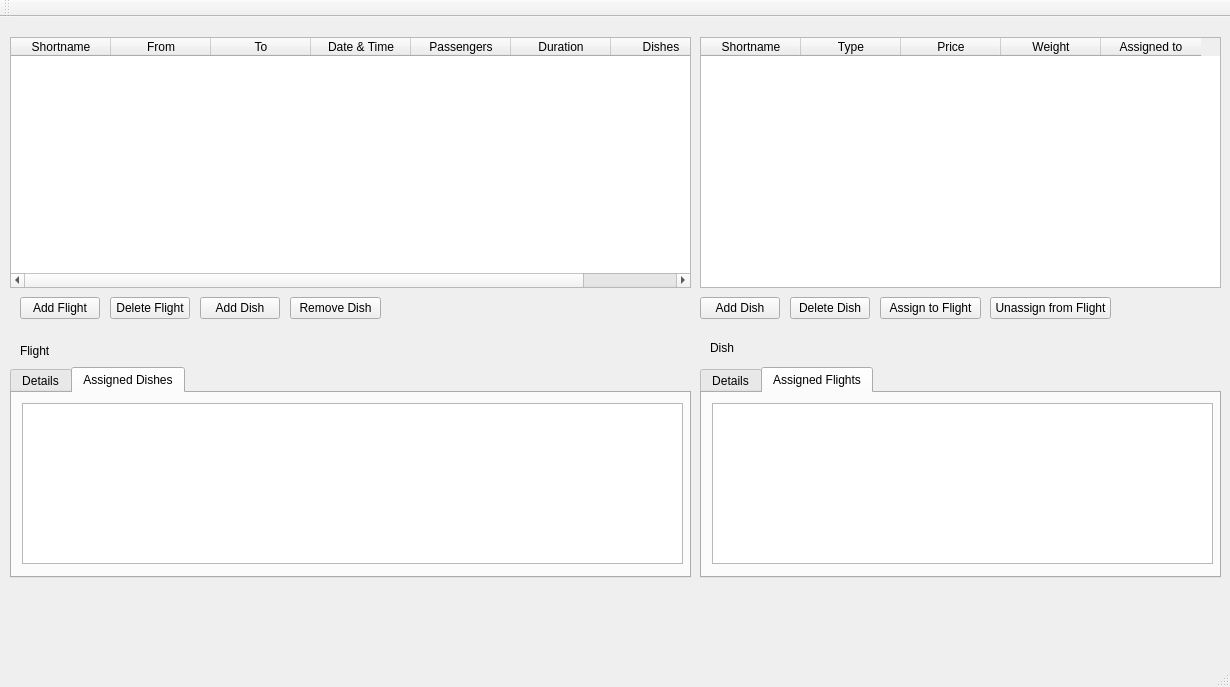
<?xml version="1.0" encoding="UTF-8"?>
<ui version="4.0">
 <class>MainWindow</class>
 <widget class="QMainWindow" name="MainWindow">
  <property name="geometry">
   <rect>
    <x>0</x>
    <y>0</y>
    <width>1230</width>
    <height>687</height>
   </rect>
  </property>
  <property name="windowTitle">
   <string>MainWindow</string>
  </property>
  <widget class="QWidget" name="centralwidget">
   <widget class="QTabWidget" name="flightTabs">
    <property name="geometry">
     <rect>
      <x>10</x>
      <y>350</y>
      <width>681</width>
      <height>211</height>
     </rect>
    </property>
    <property name="currentIndex">
     <number>1</number>
    </property>
    <widget class="QWidget" name="flightDetailsTab">
     <attribute name="title">
      <string>Details</string>
     </attribute>
     <widget class="QTableWidget" name="flightDetailTable">
      <property name="geometry">
       <rect>
        <x>10</x>
        <y>10</y>
        <width>661</width>
        <height>161</height>
       </rect>
      </property>
     </widget>
    </widget>
    <widget class="QWidget" name="flightAssignedDishesTab">
     <attribute name="title">
      <string>Assigned Dishes</string>
     </attribute>
     <widget class="QTableWidget" name="flightAssignedDishesTable">
      <property name="geometry">
       <rect>
        <x>10</x>
        <y>10</y>
        <width>661</width>
        <height>161</height>
       </rect>
      </property>
     </widget>
    </widget>
   </widget>
   <widget class="QTabWidget" name="dishTabs">
    <property name="geometry">
     <rect>
      <x>700</x>
      <y>350</y>
      <width>521</width>
      <height>211</height>
     </rect>
    </property>
    <property name="currentIndex">
     <number>1</number>
    </property>
    <widget class="QWidget" name="dishDetailsTab">
     <attribute name="title">
      <string>Details</string>
     </attribute>
     <widget class="QTableWidget" name="dishDetailTable">
      <property name="geometry">
       <rect>
        <x>10</x>
        <y>10</y>
        <width>501</width>
        <height>161</height>
       </rect>
      </property>
     </widget>
    </widget>
    <widget class="QWidget" name="dishAssignedFlightsTab">
     <attribute name="title">
      <string>Assigned Flights</string>
     </attribute>
     <widget class="QTableWidget" name="dishAssignedFlightsTable">
      <property name="geometry">
       <rect>
        <x>10</x>
        <y>10</y>
        <width>501</width>
        <height>161</height>
       </rect>
      </property>
     </widget>
    </widget>
   </widget>
   <widget class="QPushButton" name="addFlightButton">
    <property name="geometry">
     <rect>
      <x>20</x>
      <y>280</y>
      <width>80</width>
      <height>22</height>
     </rect>
    </property>
    <property name="text">
     <string>Add Flight</string>
    </property>
   </widget>
   <widget class="QPushButton" name="deleteFlightButton">
    <property name="geometry">
     <rect>
      <x>110</x>
      <y>280</y>
      <width>80</width>
      <height>22</height>
     </rect>
    </property>
    <property name="text">
     <string>Delete Flight</string>
    </property>
   </widget>
   <widget class="QPushButton" name="addDishButton">
    <property name="geometry">
     <rect>
      <x>700</x>
      <y>280</y>
      <width>80</width>
      <height>22</height>
     </rect>
    </property>
    <property name="text">
     <string>Add Dish</string>
    </property>
   </widget>
   <widget class="QPushButton" name="deleteDishButton">
    <property name="geometry">
     <rect>
      <x>790</x>
      <y>280</y>
      <width>80</width>
      <height>22</height>
     </rect>
    </property>
    <property name="text">
     <string>Delete Dish</string>
    </property>
   </widget>
   <widget class="QPushButton" name="dishAddToFlightButton">
    <property name="geometry">
     <rect>
      <x>880</x>
      <y>280</y>
      <width>101</width>
      <height>22</height>
     </rect>
    </property>
    <property name="text">
     <string>Assign to Flight</string>
    </property>
   </widget>
   <widget class="QPushButton" name="dishRemoveFromFlightButton">
    <property name="geometry">
     <rect>
      <x>990</x>
      <y>280</y>
      <width>121</width>
      <height>22</height>
     </rect>
    </property>
    <property name="text">
     <string>Unassign from Flight</string>
    </property>
   </widget>
   <widget class="QPushButton" name="flightRemoveDishButton">
    <property name="geometry">
     <rect>
      <x>290</x>
      <y>280</y>
      <width>91</width>
      <height>22</height>
     </rect>
    </property>
    <property name="text">
     <string>Remove Dish</string>
    </property>
   </widget>
   <widget class="QPushButton" name="flightAddDishButton">
    <property name="geometry">
     <rect>
      <x>200</x>
      <y>280</y>
      <width>80</width>
      <height>22</height>
     </rect>
    </property>
    <property name="text">
     <string>Add Dish</string>
    </property>
   </widget>
   <widget class="QTableWidget" name="flightsTable">
    <property name="geometry">
     <rect>
      <x>10</x>
      <y>20</y>
      <width>681</width>
      <height>251</height>
     </rect>
    </property>
    <column>
     <property name="text">
      <string>Shortname</string>
     </property>
    </column>
    <column>
     <property name="text">
      <string>From</string>
     </property>
    </column>
    <column>
     <property name="text">
      <string>To</string>
     </property>
    </column>
    <column>
     <property name="text">
      <string>Date &amp; Time</string>
     </property>
    </column>
    <column>
     <property name="text">
      <string>Passengers</string>
     </property>
    </column>
    <column>
     <property name="text">
      <string>Duration</string>
     </property>
    </column>
    <column>
     <property name="text">
      <string>Dishes</string>
     </property>
    </column>
   </widget>
   <widget class="QTableWidget" name="dishesTable">
    <property name="geometry">
     <rect>
      <x>700</x>
      <y>20</y>
      <width>521</width>
      <height>251</height>
     </rect>
    </property>
    <column>
     <property name="text">
      <string>Shortname</string>
     </property>
    </column>
    <column>
     <property name="text">
      <string>Type</string>
     </property>
    </column>
    <column>
     <property name="text">
      <string>Price</string>
     </property>
    </column>
    <column>
     <property name="text">
      <string>Weight</string>
     </property>
    </column>
    <column>
     <property name="text">
      <string>Assigned to</string>
     </property>
    </column>
   </widget>
   <widget class="QLabel" name="flightLabel">
    <property name="geometry">
     <rect>
      <x>20</x>
      <y>323</y>
      <width>141</width>
      <height>21</height>
     </rect>
    </property>
    <property name="text">
     <string>Flight</string>
    </property>
   </widget>
   <widget class="QLabel" name="dishLabel">
    <property name="geometry">
     <rect>
      <x>710</x>
      <y>320</y>
      <width>141</width>
      <height>21</height>
     </rect>
    </property>
    <property name="text">
     <string>Dish</string>
    </property>
   </widget>
  </widget>
  <widget class="QMenuBar" name="menubar">
   <property name="geometry">
    <rect>
     <x>0</x>
     <y>0</y>
     <width>1230</width>
     <height>21</height>
    </rect>
   </property>
  </widget>
  <widget class="QStatusBar" name="statusbar"/>
  <widget class="QToolBar" name="toolBar">
   <property name="windowTitle">
    <string>toolBar</string>
   </property>
   <attribute name="toolBarArea">
    <enum>TopToolBarArea</enum>
   </attribute>
   <attribute name="toolBarBreak">
    <bool>false</bool>
   </attribute>
  </widget>
 </widget>
 <resources/>
 <connections/>
</ui>
